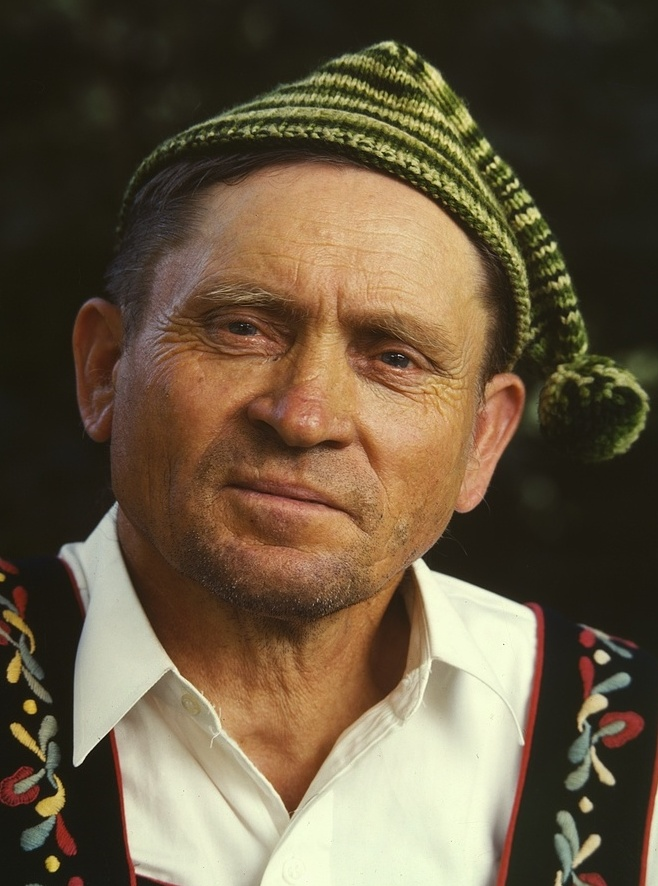
#> input picture in/mlg/farmer_cap.jpg, 658 x 886 px
$ python delight.py ../../../../../in/mlg/farmer_cap.jpg --out out.png
#> lines starting #> are read from the running program, lines starting #| are printed output that depends on the picture; after the words box and inside, x2 and y2 are one past the last pixel; in counts of white or black regions, pixels touching at a corner belong together
#> in main, im is the input picture: PIL image 658x886 RGB; mean R, G, B 103.7, 88.4, 65.6
#!/usr/bin/env python3
"""Take the light out of a cut-out photo before it is baked onto a model: lift its shadows toward its lit side.

A photo bake copies the photo's pixels into the albedo, the light included. The hay bale's photo had its right side
in deep shadow, and that shadow became a dark patch painted on the model (and could reach the fill's swatch). The
light on a subject changes slowly across it, its material (straw, grain, paint) quickly, so:

- log-luminance (linearised sRGB, Rec.709) of every subject pixel;
- its low-frequency part, the illumination: a gaussian blur normalised by the alpha mask (blur of alpha * L over blur
  of alpha), so the background never bleeds a halo into the subject's edge. sigma = scale * the diagonal of the
  subject's box. The blur is edge-aware (a bilateral range term, `edge` log units, on a lightly smoothed copy): a
  shadow with a hard border (the bale's right side, a tenth of its width) is averaged only with itself, so it comes
  up all the way and the lit straw beside it does not glow. edge 0 is the plain normalised blur;
- each pixel's log-luminance moves by strength * (reference - illumination), where the reference is a high
  percentile of the illumination over the subject: the shade comes up to the lit level, the lit side barely moves;
- one gain per pixel on all three linear channels, so hue and chroma stay; capped at MAX_GAIN, and rolled off near
  white so a lifted pixel never clips a channel.

Pixels outside the mask and the alpha channel are left exactly as they were. delight_full also returns each pixel's
trust: deep shade lifted near the cap is skylight's grey-blue, not the material, and a bake leans on it less.

    delight.py lifted.png -o lifted_delit.png [--strength 1] [--scale 0.08] [--edge 0.5] [--max-gain 8]
"""
from __future__ import annotations

import argparse
import json
import sys
from pathlib import Path

import numpy as np
from PIL import Image
from scipy import ndimage

MAX_GAIN = 8.0     # the most a shadow is brightened (3 stops): the bale's shade is ~18x darker than its lit side
EDGE = 0.5         # bilateral range sigma, in log-luminance units: a step bigger than this is light, not material
TRUST_FULL = 2.0   # a lift up to this is trusted fully (see delight_full)...
TRUST_ZERO = 3.0   # ...and from this up not at all: on the bale, shade lifted past 3x came out sky-lit grey-blue
LEVELS = 16        # range levels the bilateral is sampled at (Durand-Dorsey piecewise-linear)
REF_PCT = 90.0     # percentile of the illumination taken as the lit level
KNEE = 0.9         # linear level above which a lifted pixel rolls off toward white instead of clipping
FLOOR = 1e-4       # linear luminance floor before the log (the shade has near-black pixels)
WORK_SIGMA = 8.0   # the blur runs on an image shrunk so sigma is about this many pixels
GUIDE_DIV = 16.0   # the bilateral's guide is blurred at sigma / this: tight, so a hard shadow border stays hard


def _to_linear(c: np.ndarray) -> np.ndarray:
    return np.where(c <= 0.04045, c / 12.92, ((c + 0.055) / 1.055) ** 2.4)


def _to_srgb(c: np.ndarray) -> np.ndarray:
    c = np.clip(c, 0.0, 1.0)
    return np.where(c <= 0.0031308, c * 12.92, 1.055 * np.power(c, 1.0 / 2.4) - 0.055)


def _luminance(lin: np.ndarray) -> np.ndarray:
    return lin[..., 0] * 0.2126 + lin[..., 1] * 0.7152 + lin[..., 2] * 0.0722


def illumination(logy: np.ndarray, w: np.ndarray, sigma: float) -> np.ndarray:
    """The mask-normalised gaussian blur of logy (normalised convolution): blur(w * logy) / blur(w). Computed on a
    shrunk copy (block means) and scaled back up, since sigma is a tenth of the subject and the blur is smooth."""
    f = max(1, int(sigma // WORK_SIGMA))
    h, wd = logy.shape
    ph, pw = (-h) % f, (-wd) % f
    num = np.pad(w * logy, ((0, ph), (0, pw)))
    den = np.pad(w, ((0, ph), (0, pw)))
    if f > 1:
        num = num.reshape(num.shape[0] // f, f, num.shape[1] // f, f).mean(axis=(1, 3))
        den = den.reshape(den.shape[0] // f, f, den.shape[1] // f, f).mean(axis=(1, 3))
    s = sigma / f
    num = ndimage.gaussian_filter(num, s, mode="constant")
    den = ndimage.gaussian_filter(den, s, mode="constant")
    small = num / np.maximum(den, 1e-6)
    if f > 1:
        # Block centres sit at (i + 0.5) * f - 0.5 in full-res pixels: sample the small map there, bilinearly.
        yy = (np.arange(h) + 0.5) / f - 0.5
        xx = (np.arange(wd) + 0.5) / f - 0.5
        gy, gx = np.meshgrid(yy, xx, indexing="ij")
        return ndimage.map_coordinates(small, [gy, gx], order=1, mode="nearest")
    return small[:h, :wd]


def illumination_edge(logy: np.ndarray, w: np.ndarray, sigma: float, edge: float = EDGE) -> np.ndarray:
    """Edge-aware illumination: the normalised blur, each neighbour weighted also by how close its lightly smoothed
    log-luminance (sigma / 16: the straw gone, a shadow's border kept sharp) is to the pixel's own. A wider guide
    smears the border: the band beside it gets a mid level, so lit straw there glows and the shade there stays grey. Piecewise-linear over
    LEVELS range levels, each one plain normalised blur with the range weight folded into the mask."""
    if edge <= 0:
        return illumination(logy, w, sigma)
    guide = illumination(logy, w, sigma / GUIDE_DIV)
    sel = w > 0.5 if (w > 0.5).any() else w > 0
    lo, hi = np.percentile(guide[sel], [0.5, 99.5])
    if hi - lo < 1e-6:
        return illumination(logy, w, sigma)
    levels = np.linspace(lo, hi, LEVELS)
    t = np.clip((guide - lo) / (hi - lo) * (LEVELS - 1), 0, LEVELS - 1)
    i0 = np.minimum(np.floor(t).astype(np.int64), LEVELS - 2)
    f = t - i0
    out = np.zeros_like(logy)
    for k, c in enumerate(levels):
        near = (i0 == k) | (i0 == k - 1)
        if not near.any():
            continue
        jk = illumination(logy, w * np.exp(-0.5 * ((guide - c) / edge) ** 2), sigma)
        out += np.where(i0 == k, jk * (1.0 - f), 0.0) + np.where(i0 == k - 1, jk * f, 0.0)
    return out


def _soft(m: np.ndarray) -> np.ndarray:
    """Values above KNEE rolled off so they approach 1 and never reach it."""
    t = (m - KNEE) / (1.0 - KNEE)
    return np.where(m > KNEE, KNEE + (1.0 - KNEE) * np.tanh(np.maximum(t, 0.0)), m)


def delight_full(rgba, strength: float = 1.0, scale: float = 0.08, edge: float = EDGE,
                 max_gain: float = MAX_GAIN, report: bool = True) -> tuple[np.ndarray, dict, np.ndarray]:
    """delight(), a summary (the gain the darkest tenth of the subject's illumination got, the variance of its
    low-frequency log-luminance before and after) and each pixel's trust, 0..1.

    Trust is how far the lift can vouch for the colour: 1 where the shade asked for at most TRUST_FULL x, falling to
    0 where it asked for TRUST_ZERO x or more (log-linear between). Deep shade is lit by the sky, not the sun: brightened, it comes out the
    sky's grey-blue, not the material's colour, so a bake should lean on it less (retexture --delight does).

    report False leaves lowfreq_var_after out of the summary: it re-runs the whole edge-aware blur on the output,
    as much again as the de-lighting itself, and a bake (retexture.load_photo) never reads it."""
#> called with strength = 1, scale = 0.08, edge = 0.5, max_gain = 8, report = True
    arr = np.array(rgba.convert("RGBA") if isinstance(rgba, Image.Image) else rgba, dtype=np.uint8, copy=True)
    if arr.ndim != 3 or arr.shape[2] != 4:
        raise ValueError("delight takes an RGBA image")
    alpha = arr[..., 3]
#> alpha: shape (886, 658); every value is 255
    mask = alpha > 0
#> mask: shape (886, 658) bool; every value is 1
    want_after = report
    report = {"strength": float(strength), "scale": float(scale), "edge": float(edge), "pixels": int(mask.sum())}
#> report = {'strength': 1, 'scale': 0.08, 'edge': 0.5, 'pixels': 582988}
    trust = np.ones(alpha.shape, np.float32)
    if not mask.any() or strength == 0:
        return arr, {**report, "shadow_lift": 1.0, "max_gain": 1.0, "capped": 0.0}, trust
    w = alpha.astype(np.float32) / 255.0  # float32 throughout: a 2400 px photo is 5.8M pixels
#> w: shape (886, 658) float32; every value is 1
    ys, xs = np.where(alpha >= 128) if (alpha >= 128).any() else np.where(mask)
    diag = float(np.hypot(xs.max() - xs.min() + 1, ys.max() - ys.min() + 1))
#> diag = 1103.6
    sigma = max(1.0, scale * diag)
#> sigma = 88.29

    lin = _to_linear(arr[..., :3].astype(np.float32) / np.float32(255.0))
    logy = np.log(np.maximum(_luminance(lin), np.float32(FLOOR)))
    illum = illumination_edge(logy, w, sigma, edge)
#> in illumination_edge, `lo, hi = np.percentile(guide[sel], [0.5, 99.5])`: lo = -4.77; hi = -0.0705
#> in illumination_edge, `i0 = np.minimum(np.floor(t).astype(np.int64), LEVELS - 2)`:
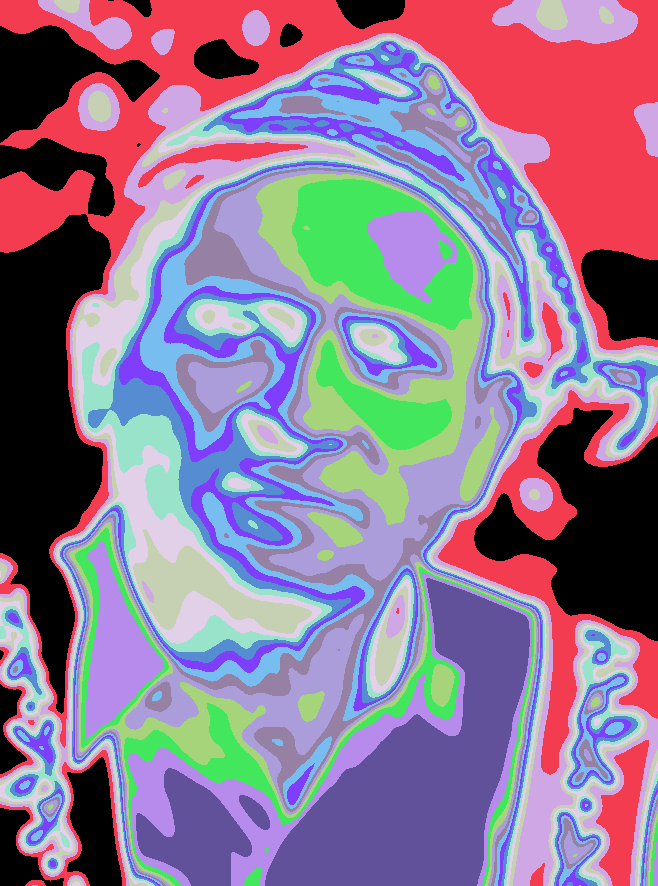
#> i0: shape (886, 658) int64; 15 distinct labels, from 0 to 14; one colour per label, 0 black
#> the loop in illumination_edge, `for k, c in enumerate(levels):` made 16 passes
#> pass 1, in illumination_edge, `near = (i0 == k) | (i0 == k - 1)`:
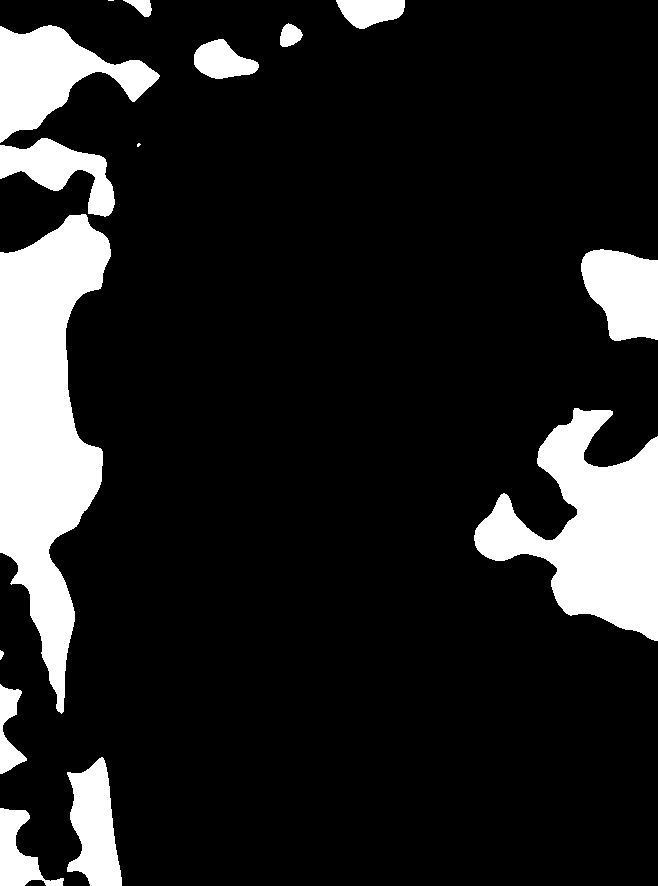
#> near: shape (886, 658) bool; 14.2% white; 15 white regions (2 under 20 px), largest, box (x1, y1, x2, y2) and area: (0, 214, 111, 714) 31106, (474, 408, 658, 641) 21683, (0, 25, 160, 143) 8795
#> after the loop in illumination_edge, `for k, c in enumerate(levels):`:
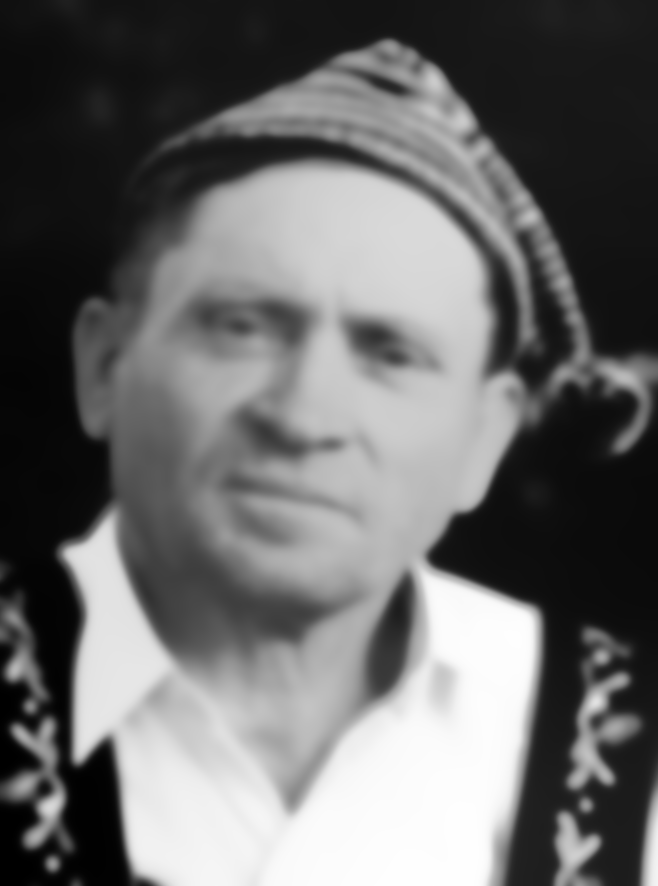
#> out: shape (886, 658) float32; min -4.69, max -0.172, mean -2.8; drawn with min black and max white
    solid = w > 0.5
    ref = float(np.percentile(illum[solid if solid.any() else mask], REF_PCT))
#> ref = -0.549

    gain = np.exp(-strength * (illum - ref))
    if strength > 0:
        t = (np.log(TRUST_ZERO) - np.log(np.maximum(gain, 1e-12))) / (np.log(TRUST_ZERO) - np.log(TRUST_FULL))
        trust = np.where(mask, np.clip(t, 0.0, 1.0), 1.0).astype(np.float32)
    capped = gain > max_gain
#> capped: shape (886, 658) bool; 55% white; 19 black regions, largest, box (x1, y1, x2, y2) and area: (62, 162, 542, 886) 227406, (219, 41, 574, 339) 23882, (569, 674, 634, 788) 2965
    gain = np.clip(gain, 1.0 / max_gain, max_gain)
    # One scalar per pixel, so hue and chroma stay. A brightened pixel whose top channel would pass KNEE rolls off
    # toward 1 instead of clipping (never below where it was); pixels that were already bright and are not lifted
    # are not touched by the roll-off.
    top = lin.max(axis=2)
    lifted = top * gain
    roll = (gain > 1.0) & (lifted > KNEE)
#> roll: shape (886, 658) bool; 25.4% white; 799 white regions (685 under 20 px), largest, box (x1, y1, x2, y2) and area: (113, 162, 525, 815) 108465, (184, 92, 508, 226) 3674, (497, 603, 544, 886) 2101
    safe = np.where(roll, np.maximum(_soft(lifted), top) / np.maximum(lifted, 1e-12), 1.0)
    gain = gain * safe
    out_lin = lin * gain[..., None]
    rgb = np.clip(np.rint(_to_srgb(out_lin) * 255.0), 0, 255).astype(np.uint8)
    out = arr.copy()
    out[mask, :3] = rgb[mask]
#> out: shape (886, 658, 4)

    sel = solid if solid.any() else mask
    dark = sel & (illum <= np.percentile(illum[sel], 10.0))
#> dark: shape (886, 658) bool; 10% white; 8 white regions, largest, box (x1, y1, x2, y2) and area: (0, 242, 104, 748) 30973, (556, 438, 658, 618) 13375, (0, 750, 127, 886) 8916
    report.update({
        "sigma_px": round(sigma, 2),
        "shadow_lift": round(float(np.median(gain[dark])), 3),
        "max_gain": round(float(gain[mask].max()), 3),
        "capped": round(float(capped[mask].mean()), 4),
        "lowfreq_var_before": round(float(illum[sel].var()), 5),
        "low_trust": round(float((trust[sel] < 0.5).mean()), 4),
    })
    if want_after:
        after_log = np.log(np.maximum(_luminance(_to_linear(out[..., :3].astype(np.float32) / np.float32(255.0))),
                                      np.float32(FLOOR)))
        report["lowfreq_var_after"] = round(float(illumination_edge(after_log, w, sigma, edge)[sel].var()), 5)
#> call 2 of illumination_edge, with sigma = 88.29, edge = 0.5
#> in illumination (call 18), `small = num / np.maximum(den, 1e-6)`:
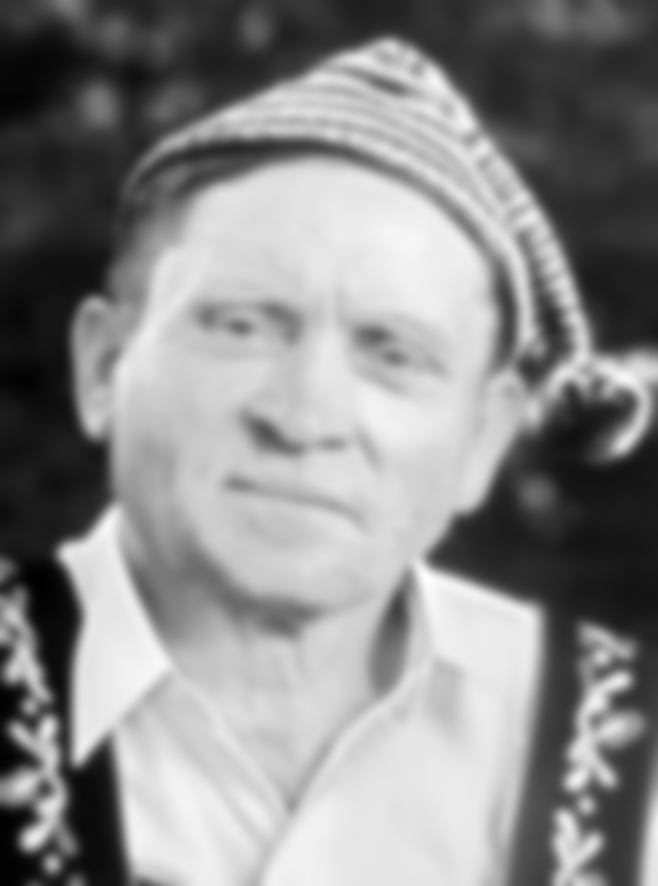
#> small: shape (886, 658) float32; min -2.74, max -0.232, mean -1.37; drawn with min black and max white
#> in illumination_edge (call 2), `lo, hi = np.percentile(guide[sel], [0.5, 99.5])`: lo = -2.69; hi = -0.355
#> in illumination_edge (call 2), `i0 = np.minimum(np.floor(t).astype(np.int64), LEVELS - 2)`:
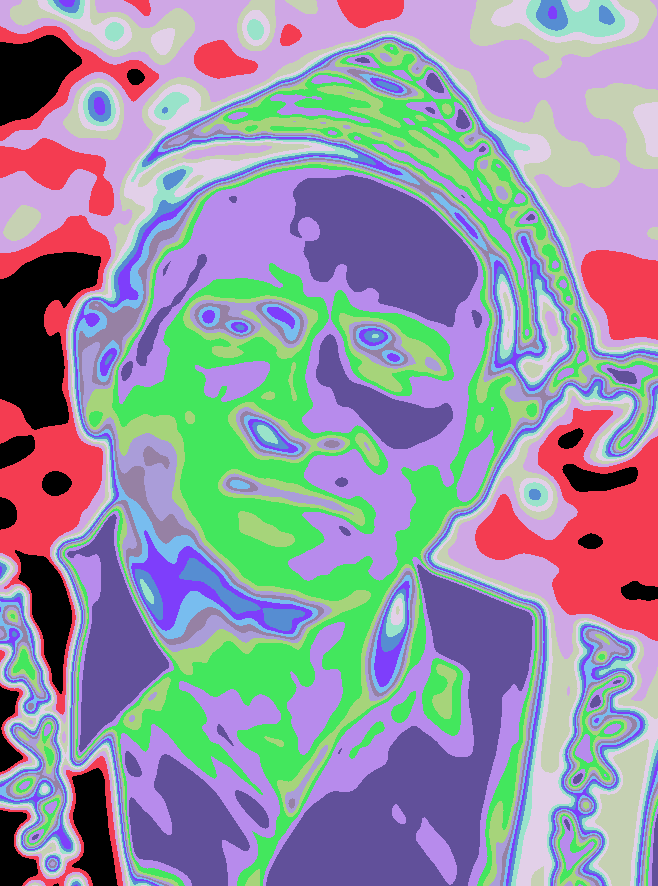
#> i0: shape (886, 658) int64; 15 distinct labels, from 0 to 14; one colour per label, 0 black
#> in illumination_edge (call 2), `f = t - i0`:
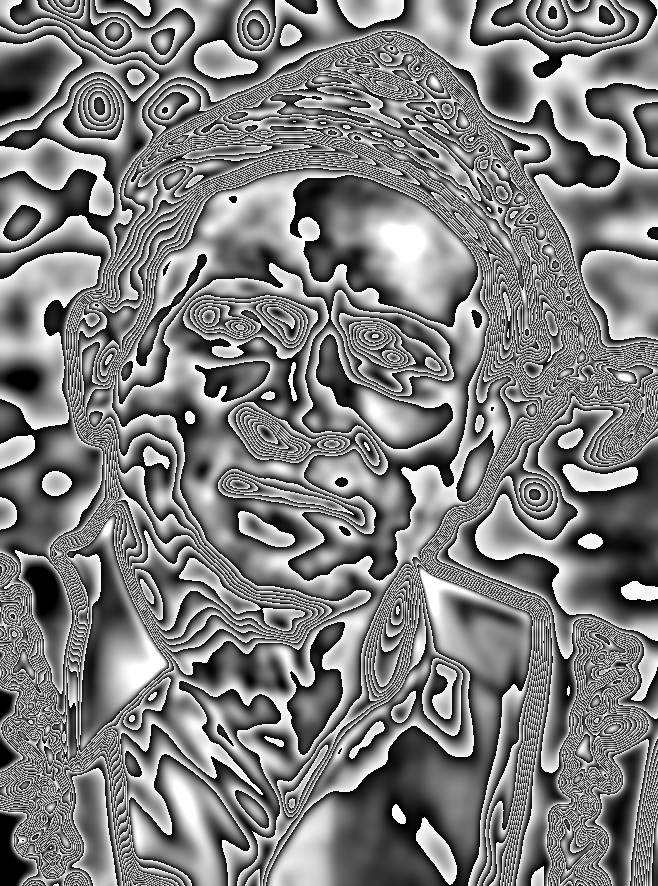
#> f: shape (886, 658) float64; min 0, max 1, mean 0.496
#> the loop in illumination_edge (call 2), `for k, c in enumerate(levels):` made 16 passes
#> pass 1, in illumination_edge (call 2), `near = (i0 == k) | (i0 == k - 1)`:
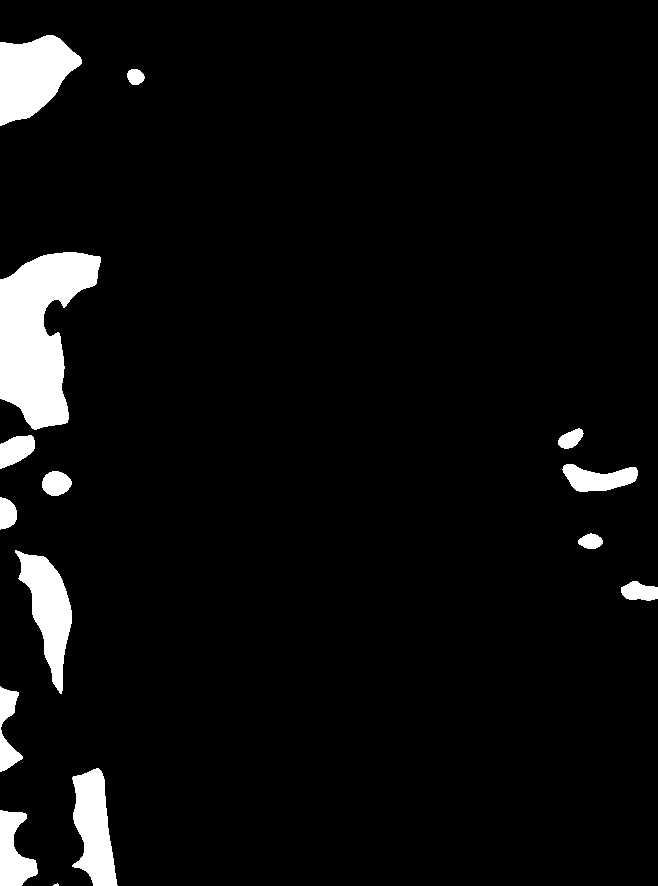
#> near: shape (886, 658) bool; 5.2% white; 15 white regions (1 under 20 px), largest, box (x1, y1, x2, y2) and area: (0, 252, 101, 430) 10731, (0, 35, 82, 126) 4882, (15, 550, 72, 694) 3773
    return out, report, trust


def delight_report(rgba, strength: float = 1.0, scale: float = 0.08, edge: float = EDGE,
                   max_gain: float = MAX_GAIN) -> tuple[np.ndarray, dict]:
    """delight() and its summary (delight_full without the trust)."""
    out, report, _ = delight_full(rgba, strength, scale, edge, max_gain)
#> report = 11 items
    return out, report


def delight(rgba, strength: float = 1.0, scale: float = 0.08, edge: float = EDGE, max_gain: float = MAX_GAIN):
    """The cut-out with its shading lifted toward its lit level (see the module doc). Takes an RGBA uint8 array or a
    PIL image and returns the same kind; strength 0 returns it unchanged."""
    out, _ = delight_report(rgba, strength, scale, edge, max_gain)
    return Image.fromarray(out, "RGBA") if isinstance(rgba, Image.Image) else out


def main() -> int:
    ap = argparse.ArgumentParser(description="Lift a cut-out photo's shadows toward its lit level before a bake.")
    ap.add_argument("image", type=Path, help="an RGBA cut-out (lifted.png)")
    ap.add_argument("-o", "--out", type=Path, required=True)
    ap.add_argument("--strength", type=float, default=1.0, help="0 leaves it as is, 1 takes the shading out")
    ap.add_argument("--scale", type=float, default=0.08,
                    help="blur sigma as a fraction of the subject's box diagonal: what counts as light, not material")
    ap.add_argument("--edge", type=float, default=EDGE,
                    help="bilateral range in log-luminance: a step bigger than this is treated as a shadow's border "
                         "(0: plain normalised blur)")
    ap.add_argument("--max-gain", type=float, default=MAX_GAIN, help="the most any pixel is brightened")
    args = ap.parse_args()
    try:
        with Image.open(args.image) as im:
            out, report = delight_report(im.convert("RGBA"), args.strength, args.scale, args.edge, args.max_gain)
#> report = 11 items
    except (OSError, ValueError) as e:
        print(f"delight: {e}", file=sys.stderr)
        return 1
    args.out.parent.mkdir(parents=True, exist_ok=True)
    Image.fromarray(out, "RGBA").save(args.out)
    print(json.dumps({"out": str(args.out), **report}))
#> (printed output is left out)
    return 0


if __name__ == "__main__":
    raise SystemExit(main())
#> (the program exits here)
